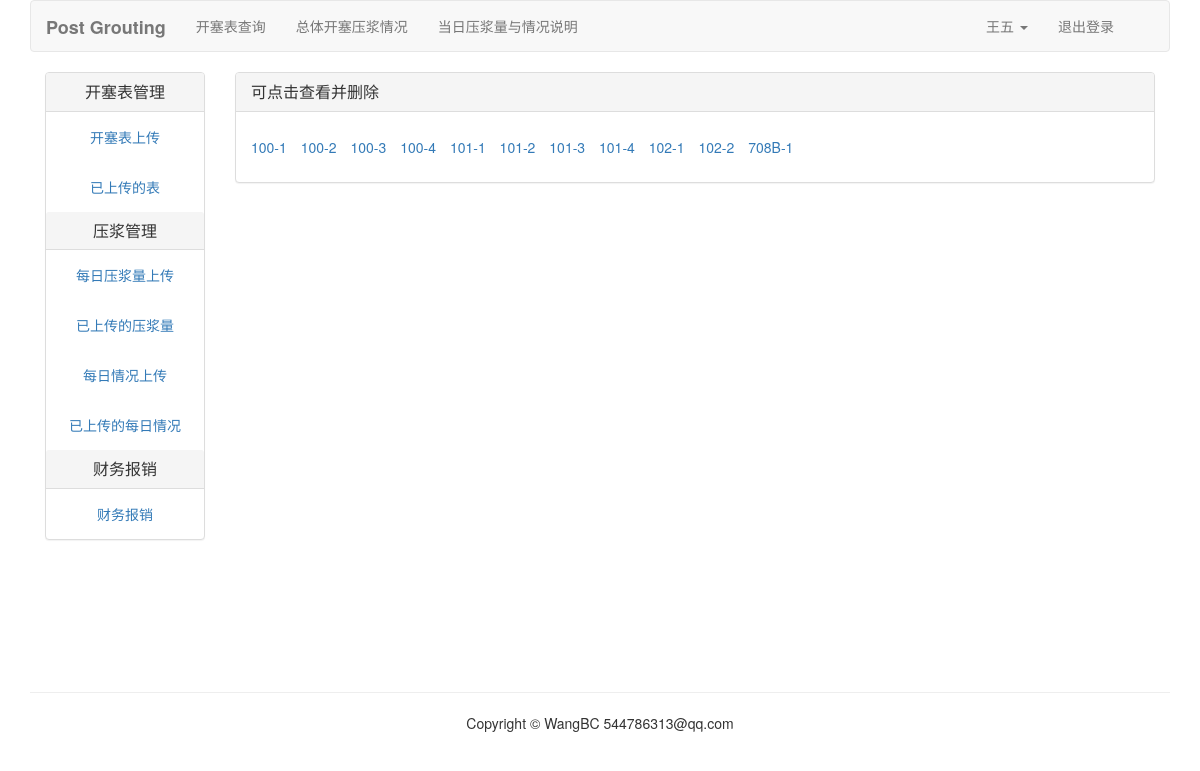
Page /kaisai/kaisai-list/ (signed in) on the committed database.
### account/models.py (models this page shows, shortened)
class UserProfile(models.Model):
	user = models.OneToOneField(User, unique=True, on_delete=models.CASCADE)
	realname = models.CharField(max_length=20)
	invitation_code = models.CharField(max_length=20)
	phone = models.CharField(max_length=20)

### kaisai/models.py (models this page shows, shortened)
class Kaisai(models.Model):
	user = models.ForeignKey(User, related_name="kaisai", on_delete=models.CASCADE)
	name = models.CharField(max_length=20, unique=True)
	slug = models.SlugField(max_length=500, blank=True)
	created = models.DateField(auto_now_add=True)
	image = models.ImageField(upload_to=upload_kaisai_path)
	class Meta:
		ordering = ("name",)

### kaisai/views.py (the view)
# urls.py: path('kaisai-list/', views.kaisai_list, name='kaisai_list'),
@login_required(login_url='/account/login/')
def kaisai_list(request):
	images = Kaisai.objects.filter(user=request.user)
	return render(request, 'kaisai/kaisai_list.html', {"images":images})

### templates/kaisai/kaisai_list.html (shortened to what this page needs)
{% extends "kaisai/base.html" %}
{% load staticfiles %}
{% block content %}
<div class="panel panel-default">
	<div class="panel-heading">
		<h3 class="panel-title">可点击查看并删除</h3>
	</div>
	<ul class="list-inline panel-body">
		{% for image in images %}
		<li style="margin-top: 10px"><a href="{% url 'kaisai:kaisai_detail' image.slug %}">{{ image.name }}</a></li>
		{% endfor %}
	</ul>
</div>
{% endblock %}

### templates/header.html (shortened to what this page needs)
{% load staticfiles %}
<div class="container">
	<nav class="navbar navbar-default" role="navigation">
		<div class="container-fluid">
			<div class="navbar-header">
				<a class="navbar-brand" href="{% url 'index' %}"><strong>Post Grouting</strong></a>
			</div>
			<div class="collapse navbar-collapse" id="bs-navbar-collapse-1">
				<ul class="nav navbar-nav" role="navigation">
					<li><a href="{% url 'kaisai:kaisai_search' %}">开塞表查询</a></li>
					<li><a href="{% url 'overview:overview' %}">总体开塞压浆情况</a></li>
					<li><a href="{% url 'grout:grout_show' %}">当日压浆量与情况说明</a></li>
				</ul>
				<ul class="nav navbar-nav navbar-right" style="margin-right:10px">
					{% if user.is_authenticated %}
					<li class="dropdown">
						<a href="#" class="dropdown-toggle" data-toggle="dropdown" role="button" aria-haspopup="true" aria-expanded="false">{{ user.userprofile.realname }} <span class="caret"></span></a>
					</li>
					<li><a href="{% url 'account:user_logout' %}">退出登录</a></li>
					{% else %}
					<li><a href="{% url 'account:user_login' %}">登录</a></li>
					{% endif %}
				</ul>
			</div>
		</div>
	</nav>
</div>

### static/css/footer.css (style rules this page uses)
html,body, .mycontent { height: 100%; }

### rows in the picture
Kaisai: name "100-1"
Kaisai: name "100-2"
Kaisai: name "100-3"
Kaisai: name "100-4"
Kaisai: name "101-1"
Kaisai: name "101-2"
Kaisai: name "101-3"
Kaisai: name "101-4"
Kaisai: name "102-1"
Kaisai: name "102-2"
Kaisai: name "708B-1"

### other values in the picture
{{ user.userprofile.realname }} "王五"
